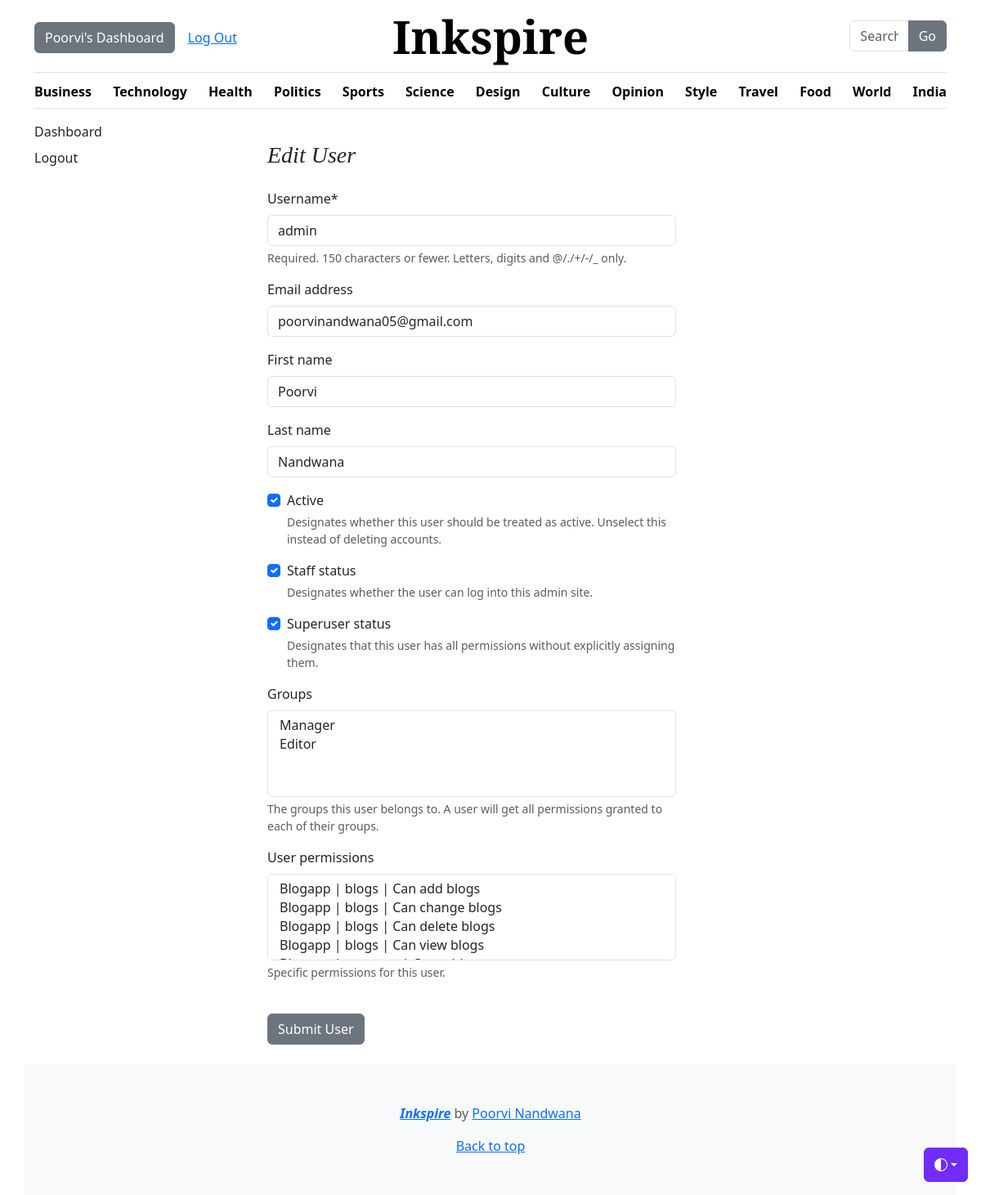
Page /dashboard/users/edit/1/ on the committed database.
### BlogApp/models.py (models this page shows, shortened)
class Category (models.Model):
    category_name = models.CharField(max_length=50, unique=True)
    created_at = models.DateTimeField(auto_now_add = True)
    updated_at = models.DateTimeField(auto_now_add= True)
    class Meta:
        verbose_name_plural = 'Categories'

### dashboards/views.py (the view)
# urls.py: path('users/edit/<int:pk>/', views.edit_users, name='edit_users'),
def edit_users(request, pk):
    user = get_object_or_404(User, pk=pk)
    if request.method == 'POST':
        form = EditUserForm(request.POST, instance=user)
        if form.is_valid():
            form.save()
            return redirect('users')
    form = EditUserForm(instance=user)
    context = {
        'form': form,
        'user': user,
    }
    return render(request, 'dashboards/edit_users.html', context)

### dashboards/forms.py
class EditUserForm(forms.ModelForm):
    class Meta:
        model = User
        fields = ('username', 'email','first_name', 'last_name',
                  'is_active', 'is_staff', 'is_superuser', 'groups', 'user_permissions')

### BlogApp/context_processors.py (called while the page is built)
def get_categories(request):
    categories = Category.objects.all()
    return dict(categories = categories)

### templates/dashboards/edit_users.html (shortened to what this page needs)
{% extends "base/base.html" %}
{% block content %}
<div class="container">
        <div class="row">
       <div class="col-md-3">
            <div class="d-flex flex-column" aria-orientation="vertical" >
                <a href="{% url 'dashboard' %}" class="nav-link text-body mb-2 {% if '/dashboard/' == request.path %}bg-secondary{% endif %}">Dashboard</a>
                <a href="{% url 'logout' %}" class="nav-link text-body">Logout</a>
            </div>
       </div>
{% load crispy_forms_tags %}
       <div class="col-md-9">
            <h3 class="my-4">Edit User</h3>
            <form method="post" action="{% url 'edit_users' user.id %}" style="width: 500px;">
                {{ form|crispy }}
                <br>
                <button type="submit" class="btn btn-secondary">Submit User</button>
                <br>
                <br>
            </form>
</div>
{% endblock %}

### templates/base/header.html (shortened to what this page needs)
{% load static %}
<!doctype html>
<html lang="en" data-bs-theme="auto">
  <head>
    <link rel="stylesheet" href="https://cdnjs.cloudflare.com/ajax/libs/font-awesome/4.7.0/css/font-awesome.min.css">
    <link
      href="https://cdn.jsdelivr.net/npm/bootstrap@5.3.8/dist/css/bootstrap.min.css"
      rel="stylesheet"
    />
    <link href="{% static 'css/blog.css' %}" rel="stylesheet" />
    <link href="https://cdn.jsdelivr.net/npm/bootstrap@5.3.3/dist/css/bootstrap.min.css" rel="stylesheet">
  </head>
  <body>
    <div class="dropdown position-fixed bottom-0 end-0 mb-3 me-3 bd-mode-toggle">
      <button class="btn btn-bd-secondary py-2 dropdown-toggle d-flex align-items-center" id="bd-theme" type="button" aria-expanded="false" data-bs-toggle="dropdown" aria-label="Toggle theme (auto)">
        <svg class="bi my-1 theme-icon-active" aria-hidden="true">
          <use href="#circle-half"></use>
        </svg>
      </button>
    </div>
    <div class="container">
      <header class="border-bottom lh-1 py-3">
        <div class="row flex-nowrap justify-content-between align-items-center">
    <div class="col-4 pt-1 d-flex align-items-center">
    {% if not user.is_authenticated %}
    <a class="btn btn-sm btn-outline-secondary" href="{% url 'register' %}">Sign up</a>
    <span class="mx-2">|</span>
    <a class="text-decoration-none" href="{% url 'login' %}">Log In</a>
    {% else %}
    <span class="me-3"><a href="{% url 'dashboard' %}" class="btn btn-secondary">{{ user.first_name|default:user.username }}'s Dashboard</a></span>
      <span><a href="{% url 'logout' %}">Log Out</a></span>
    {% endif %}
    </div>
          <div class="col-4 text-center">
            <a class="blog-header-logo text-body-emphasis text-decoration-none" href="/">Inkspire</a>
          </div>
          <div class="col-4 d-flex justify-content-end align-items-center">
            <div class="col-4">
              <form action={% url 'search' %} method="GET">
                <div class="input-group">
                  <input class="form-control" name="keyword" type="text" placeholder="Search">
                  <button class="btn btn-secondary" id="button-search" type="submit">Go</button>
                </div>
              </form>
            </div>
        </div>
      </header>
      <div class="nav-scroller py-1 mb-3 border-bottom">
        <nav class="nav nav-underline justify-content-between">
          {% for cat in categories %}
          <a class="nav-item nav-link link-body-emphasis active" href="{% url 'posts_by_category' cat.id %}">{{cat.category_name}}</a>
          {% endfor %}
        </nav>
</div>
    </div>

### static/css/blog.css (style rules this page uses)
.blog-header-logo, .display-4 { font-family: "Playfair Display", Georgia, "Times New Roman", serif !important; font-weight: 900 !important; font-size: 3.5rem !important; }
h1, h2, h3, h4, h5, h6 { font-family: Amiri, Georgia, "Times New Roman", serif; font-style: italic; }

### templates/base/header.html (style rules this page uses)
.bi { vertical-align: -0.125em; fill: currentColor; }
.nav-scroller { position: relative; z-index: 2; height: 2.75rem; overflow-y: hidden; }
.nav-scroller .nav { display: flex; flex-wrap: nowrap; padding-bottom: 1rem; margin-top: -1px; overflow-x: auto; text-align: center; white-space: nowrap; -webkit-overflow-scrolling: touch; }
.btn-bd-secondary { --bd-violet-bg: #712cf9; --bd-violet-rgb: 112.520718, 44.062154, 249.437846; --bs-btn-font-weight: 600; --bs-btn-color: var(--bs-white); --bs-btn-bg: var(--bd-violet-bg); --bs-btn-border-color: var(--bd-violet-bg); --bs-btn-hover-color: var(--bs-white); --bs-btn-hover-bg: #6528e0; --bs-btn-hover-border-color: #6528e0; --bs-btn-focus-shadow-rgb: var(--bd-violet-rgb); --bs-btn-active-color: var(--bs-btn-hover-color); --bs-btn-active-bg: #5a23c8; --bs-btn-active-border-color: #5a23c8; }
.bd-mode-toggle { z-index: 1500; }
.bd-mode-toggle .bi { width: 1em; height: 1em; }

### rows in the picture
Category: category_name "Business"
Category: category_name "Technology"
Category: category_name "Health"
Category: category_name "Politics"
Category: category_name "Sports"
Category: category_name "Science"
Category: category_name "Design"
Category: category_name "Culture"
Category: category_name "Opinion"
Category: category_name "Style"
Category: category_name "Travel"
Category: category_name "Food"
Category: category_name "World"
Category: category_name "India"

### other values in the picture
{{ user.first_name|default:user.username }} "Poorvi"
